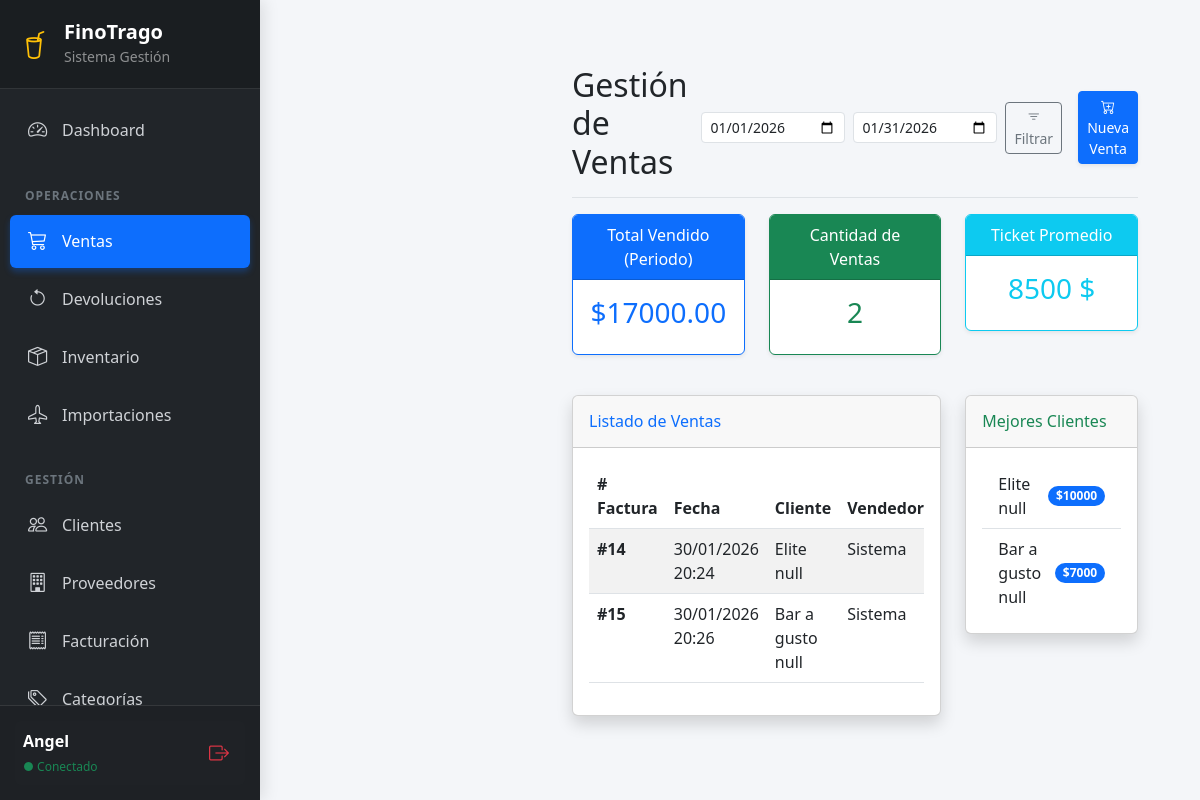
Page /ventas/ (signed in) on the committed database.
### dashboard/models.py (models this page shows, shortened)
class Venta(models.Model):
    ESTADOS = [
        ('PENDIENTE', 'Pendiente'),
        ('PAGADO', 'Pagado / Exitoso'),
        ('CANCELADO', 'Cancelado'),
    ]
    cliente = models.ForeignKey(Cliente, on_delete=models.CASCADE)
    usuario = models.ForeignKey(User, on_delete=models.CASCADE)
    fecha = models.DateTimeField(auto_now_add=True)
    total = models.DecimalField(max_digits=10, decimal_places=2, default=0, validators=[MinValueValidator(0)])
    observacion = models.TextField(blank=True, null=True)
    estado = models.CharField(max_length=20, choices=ESTADOS, default='PENDIENTE')

class Cliente(models.Model):
    nombre = models.CharField(max_length=50)
    apellido1 = models.CharField(max_length=50)
    apellido2 = models.CharField(max_length=50, blank=True, null=True)
    ci = models.CharField(max_length=20, unique=True, verbose_name="CI")
    nit = models.CharField(max_length=20, blank=True, null=True, verbose_name="NIT")
    direccion = models.CharField(max_length=200, blank=True, null=True)
    telefono = models.CharField(max_length=30)
    email = models.EmailField(blank=True, null=True)
    tipo_cliente = models.CharField(max_length=20, choices=[('MINORISTA', 'Minorista'), ('MAYORISTA', 'Mayorista'), ('BAR', 'Bar')], default='MINORISTA')
    limite_credito = models.DecimalField(max_digits=10, decimal_places=2, default=0)
    class Meta:
        verbose_name_plural = "Clientes"

### dashboard/decorators.py (the view)
        def wrapper(request, *args, **kwargs):
            perfil = getattr(request.user, 'perfil', None)
            if not perfil or not perfil.tiene_permiso(nombre_permiso):
                messages.error(request, "No tienes permisos para realizar esta acción.")
                return redirect('dashboard:principal')
            return view_func(request, *args, **kwargs)

### dashboard/models.py (called while the page is built)
    def tiene_permiso(self, permiso):
        if not self.rol:
            return False
        return self.rol.permisos.filter(nombre=permiso).exists()

### dashboard/templates/dashboard/ventas.html (shortened to what this page needs)
{% extends "dashboard/base.html" %}
{% block content %}
<div class="contenido-ajustado">
    <div class="container-fluid pt-3">
                    <div class="d-flex justify-content-between flex-wrap flex-md-nowrap align-items-center pb-2 mb-3 border-bottom">
    <h1 class="h2">Gestión de Ventas</h1>
    <div class="btn-toolbar mb-2 mb-md-0">
        <form method="get" class="d-flex gap-2 align-items-center">
            <input type="date" name="fecha_inicio" class="form-control form-control-sm" value="{{ fecha_inicio|date:'Y-m-d' }}">
            <input type="date" name="fecha_fin" class="form-control form-control-sm" value="{{ fecha_fin|date:'Y-m-d' }}">
            <button type="submit" class="btn btn-sm btn-outline-secondary">
                <i class="bi bi-filter"></i> Filtrar
            </button>
            <a href="{% url 'dashboard:crear_venta' %}" class="btn btn-sm btn-primary ms-2 shadow-sm">
                <i class="bi bi-cart-plus"></i> Nueva Venta
            </a>
        </form>
    </div>
</div>
        <div class="row mb-4">
            <div class="col-md-4">
                <div class="card border-primary mb-3 text-center shadow-sm">
                    <div class="card-header bg-primary text-white">Total Vendido (Periodo)</div>
                    <div class="card-body">
                        <h3 class="card-title text-primary">${{ total_periodo|floatformat:2 }}</h3>
                    </div>
                </div>
            </div>
            <div class="col-md-4">
                <div class="card border-success mb-3 text-center shadow-sm">
                    <div class="card-header bg-success text-white">Cantidad de Ventas</div>
                    <div class="card-body">
                        <h3 class="card-title text-success">{{ cantidad_ventas }}</h3>
                    </div>
                </div>
            </div>
            <div class="col-md-4">
                <div class="card border-info mb-3 text-center shadow-sm">
                    <div class="card-header bg-info text-white">Ticket Promedio</div>
                    <div class="card-body">
                        <h3 class="card-title text-info">
                            {% widthratio total_periodo cantidad_ventas 1 %} $
                        </h3>
                    </div>
                </div>
            </div>
        </div>
        <div class="row">
            <div class="col-lg-8">
                <div class="card shadow mb-4">
                    <div class="card-header py-3">
                        <h6 class="m-0 font-weight-bold text-primary">Listado de Ventas</h6>
                    </div>
                    <div class="card-body">
                        <div class="table-responsive">
                            <table class="table table-striped table-hover">
                                <thead>
                                    <tr>
                                        <th># Factura</th>
                                        <th>Fecha</th>
                                        <th>Cliente</th>
                                        <th>Vendedor</th>
                                    </tr>
                                </thead>
                                <tbody>
                                    {% for venta in ventas %}
                                    <tr>
                                        <td><strong>#{{ venta.id }}</strong></td>
                                        <td>{{ venta.fecha|date:"d/m/Y H:i" }}</td>
                                        <td>{{ venta.cliente.nombre }} {{ venta.cliente.apellido1 }}</td>
                                        <td>{{ venta.usuario.nombre|default:"Sistema" }}</td>
                                    </tr>
                                    {% empty %}
                                    <tr>
                                        <td colspan="7" class="text-center py-5 text-muted">
                                            No se encontraron ventas en este rango de fechas.
                                        </td>
                                    </tr>
                                    {% endfor %}
                                </tbody>
                            </table>
                        </div>
                    </div>
                </div>
            </div>
            <div class="col-lg-4">
                <div class="card shadow mb-4">
                    <div class="card-header py-3">
                        <h6 class="m-0 font-weight-bold text-success">Mejores Clientes</h6>
                    </div>
                    <div class="card-body">
                        <ul class="list-group list-group-flush">
                            {% for c in ventas_cliente %}
                            <li class="list-group-item d-flex justify-content-between align-items-center">
                                {{ c.cliente__nombre }} {{ c.cliente__apellido1 }}
                                <span class="badge bg-primary rounded-pill">${{ c.total|floatformat:0 }}</span>
                            </li>
                            {% empty %}
                            <li class="list-group-item">Sin datos aún.</li>
                            {% endfor %}
                        </ul>
                    </div>
                </div>
            </div>
        </div>
    </div>
</div>
{% endblock %}

### dashboard/templates/dashboard/base.html (shortened to what this page needs)
{% load static %}
<!DOCTYPE html>
<html lang="es">
<head>
    <link href="https://cdn.jsdelivr.net/npm/bootstrap@5.3.0/dist/css/bootstrap.min.css" rel="stylesheet">
    <link rel="stylesheet" href="https://cdn.jsdelivr.net/npm/bootstrap-icons@1.11.0/font/bootstrap-icons.css">
</head>
<body>
    <nav class="sidebar" id="sidebar">
        <div class="sidebar-header d-flex align-items-center gap-3">
            <i class="bi bi-cup-straw text-warning fs-3"></i>
            <div>
                <h5 class="m-0 fw-bold">FinoTrago</h5>
                <small class="text-white-50">Sistema Gestión</small>
            </div>
        </div>
        <div class="sidebar-menu">
            <ul class="nav flex-column">
                <li class="nav-item">
                    <a href="{% url 'dashboard:principal' %}" class="nav-link {% if request.resolver_match.url_name == 'principal' %}active{% endif %}">
                        <i class="bi bi-speedometer2"></i> Dashboard
                    </a>
                </li>
                <div class="sidebar-heading">OPERACIONES</div>
                <li class="nav-item">
                    <a href="{% url 'dashboard:ventas' %}" class="nav-link {% if 'ventas' in request.path %}active{% endif %}">
                        <i class="bi bi-cart3"></i> Ventas
                    </a>
                </li>
                <li class="nav-item">
                    <a href="{% url 'dashboard:devoluciones' %}" class="nav-link {% if 'devoluciones' in request.path %}active{% endif %}">
                        <i class="bi bi-arrow-counterclockwise"></i> Devoluciones
                    </a>
                </li>
                <li class="nav-item">
                    <a href="{% url 'dashboard:inventario' %}" class="nav-link {% if 'inventario' in request.path %}active{% endif %}">
                        <i class="bi bi-box-seam"></i> Inventario
                    </a>
                </li>
                <li class="nav-item">
                    <a href="{% url 'dashboard:importaciones' %}" class="nav-link {% if 'importaciones' in request.path %}active{% endif %}">
                        <i class="bi bi-airplane"></i> Importaciones
                    </a>
                </li>
                <div class="sidebar-heading">GESTIÓN</div>
                <li class="nav-item">
                    <a href="{% url 'dashboard:clientes' %}" class="nav-link {% if 'clientes' in request.path %}active{% endif %}">
                        <i class="bi bi-people"></i> Clientes
                    </a>
                </li>
                <li class="nav-item">
                    <a href="{% url 'dashboard:proveedores' %}" class="nav-link {% if 'proveedores' in request.path %}active{% endif %}">
                        <i class="bi bi-building"></i> Proveedores
                    </a>
                </li>
                <li class="nav-item">
                    <a href="{% url 'dashboard:facturacion' %}" class="nav-link {% if 'factura' in request.path %}active{% endif %}">
                        <i class="bi bi-receipt"></i> Facturación
                    </a>
                </li>
                <li class="nav-item">
                    <a href="{% url 'dashboard:categorias' %}" class="nav-link {% if 'categorias' in request.path %}active{% endif %}">
                        <i class="bi bi-tags"></i> Categorías
                    </a>
                </li>
            </ul>
        </div>
        <div class="sidebar-footer">
            <div class="d-flex align-items-center p-2 rounded bg-dark bg-opacity-50">
                <div class="flex-grow-1 overflow-hidden">
                    <div class="fw-bold text-truncate">{{ request.user.username|title }}</div>
                    <small class="text-success" style="font-size: 0.75rem;">● Conectado</small>
                </div>
                <form method="post" action="{% url 'dashboard:logout' %}" class="m-0">
                    <button type="submit" class="btn btn-sm btn-outline-danger border-0" title="Salir">
                        <i class="bi bi-box-arrow-right fs-5"></i>
                    </button>
                </form>
            </div>
        </div>
    </nav>
    <div class="main-wrapper">
        <div class="content-container">
            {% block content %}
            {% endblock %}
        </div>
    </div>
</body>
</html>

### dashboard/templates/dashboard/base.html (style rules this page uses)
body { background-color: #f4f6f9; min-height: 100vh; font-family: 'Segoe UI', system-ui, -apple-system, sans-serif; overflow-x: hidden; }
.sidebar { width: 260px; height: 100vh; position: fixed; top: 0; left: 0; background: #212529; color: #fff; z-index: 1050; display: flex; flex-direction: column; transition: left 0.3s ease; box-shadow: 4px 0 15px rgba(0,0,0,0.1); }
.sidebar-header { padding: 20px; background-color: rgba(0,0,0,0.2); border-bottom: 1px solid rgba(255,255,255,0.1); }
.sidebar-menu { padding: 15px 10px; overflow-y: auto; flex-grow: 1; }
.nav-link { color: #cfd2d6; padding: 12px 15px; border-radius: 6px; margin-bottom: 5px; display: flex; align-items: center; text-decoration: none; font-weight: 500; transition: all 0.2s; }
.nav-link.active { background-color: #0d6efd; color: #fff; box-shadow: 0 4px 6px rgba(13,110,253,0.3); }
.nav-link i { margin-right: 12px; font-size: 1.2rem; width: 25px; text-align: center; }
.sidebar-heading { font-size: 0.75rem; text-transform: uppercase; letter-spacing: 1px; color: #6c757d; font-weight: 700; margin: 25px 0 10px 15px; }
.sidebar-footer { padding: 15px; border-top: 1px solid rgba(255,255,255,0.1); background-color: rgba(0,0,0,0.1); }
.main-wrapper { margin-left: 260px; width: calc(100% - 260px); min-height: 100vh; transition: margin-left 0.3s ease, width 0.3s ease; display: flex; flex-direction: column; }
.content-container { padding: 30px; flex-grow: 1; }

### dashboard/templates/dashboard/ventas.html (style rules this page uses)
.contenido-ajustado { margin-left: 250px; padding: 20px; width: calc(100% - 250px); }

### rows in the picture
Venta: id "14", fecha "30/01/2026 20:24", cliente.nombre "Elite", cliente.apellido1 "null", usuario.nombre "Sistema"
Venta: id "15", fecha "30/01/2026 20:26", cliente.nombre "Bar a gusto", cliente.apellido1 "null", usuario.nombre "Sistema"
Cliente: cliente__nombre "Elite", cliente__apellido1 "null", total "10000"
Cliente: cliente__nombre "Bar a gusto", cliente__apellido1 "null", total "7000"

### other values in the picture
{{ request.user.username|title }} "Angel"
{{ total_periodo|floatformat:2 }} "17000.00"
{{ cantidad_ventas }} "2"
